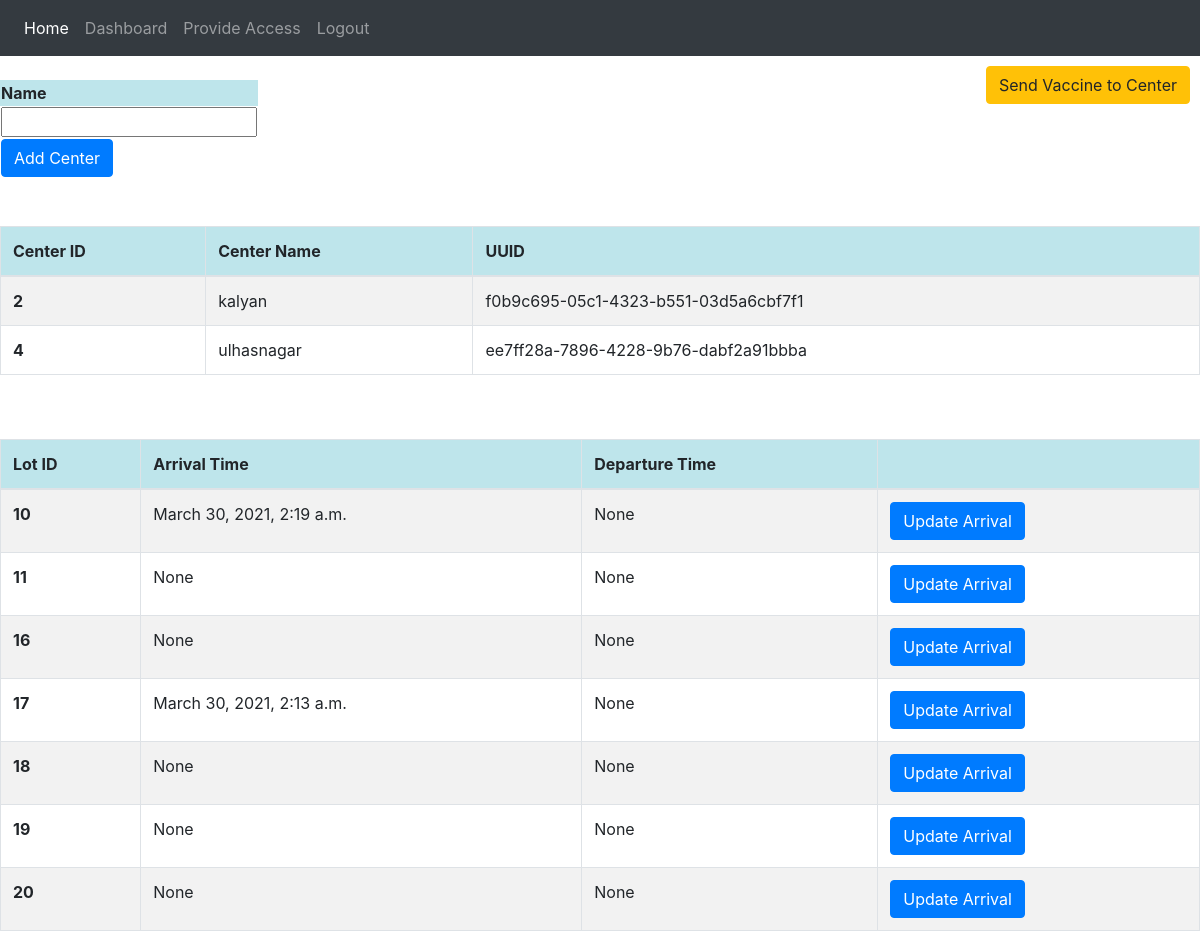
The page /dashboard/district/thane/ (signed in) on the database as committed earlier.
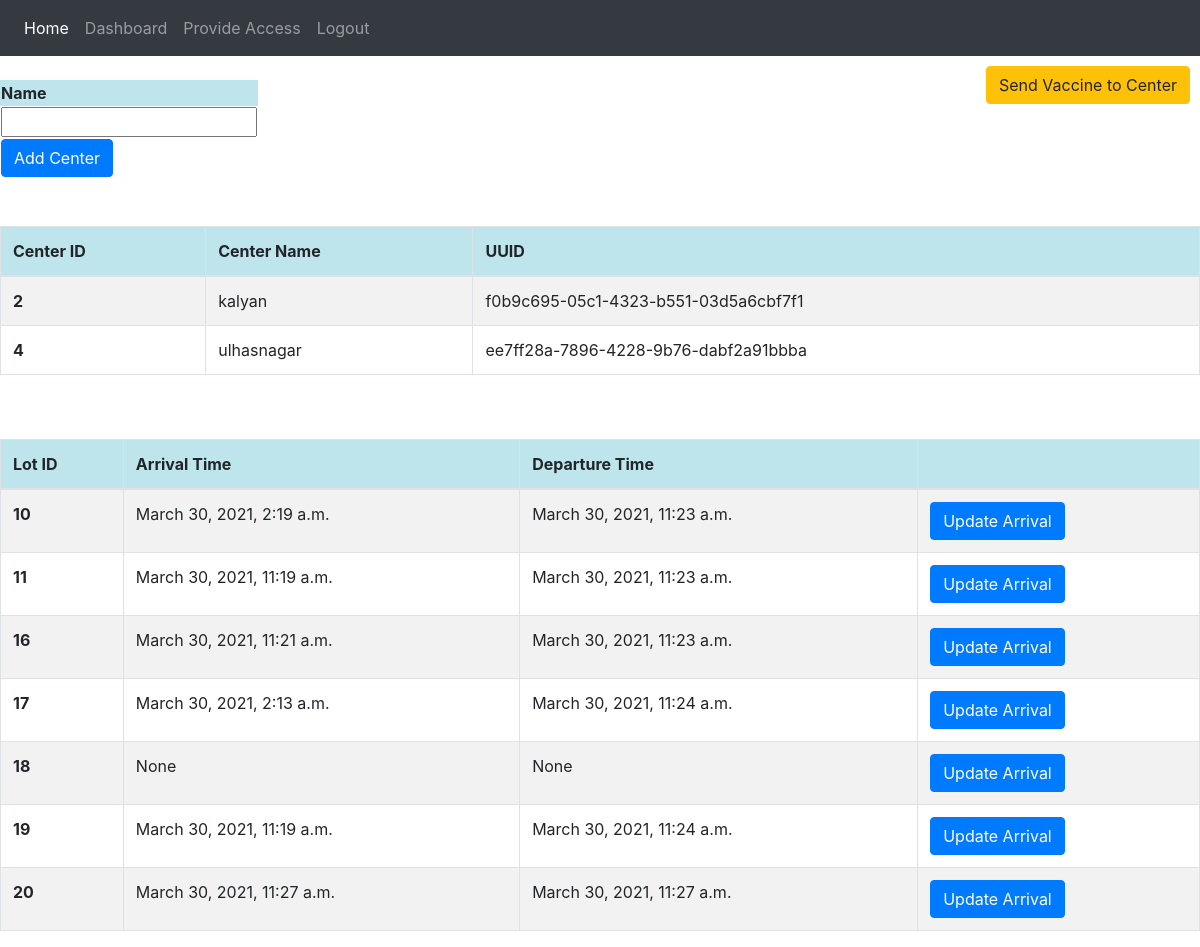
The same page on the database as committed later.
### vaccine_app/models.py (models this page shows, shortened)
class DistrictVaccineData(models.Model):
    district = models.ForeignKey(District,on_delete=models.CASCADE,related_name="districtVaccine")
    lot = models.OneToOneField(VaccineLot, on_delete=models.CASCADE,related_name="districtVaccine")
    arrivalTimestamp = models.DateTimeField(blank = True, null=True, default=None)
    departureTimestamp = models.DateTimeField(blank = True, null=True, default=None)

class VaccineLot(models.Model):
    lotId = models.AutoField(primary_key=True)
    status=models.CharField(max_length = 20, choices = lot_status, default = 'produced')
    productionTimestamp = models.DateTimeField(auto_now_add=True)
    departureTimestamp = models.DateTimeField(blank = True, null=True, default=None)

### vaccine_app/views.py (the view, shortened to what this page needs)
# urls.py: path('dashboard/district/<name>/',views.district_dash,name='district_dash'),
@login_required
def district_dash(request,name):
    if name=="":
        return redirect('dashboard')
    if verify(request,"district",name):
        district_obj=District.objects.get(name=name)
        centers = Center.objects.filter(district=district_obj)
        vaccine_lots = DistrictVaccineData.objects.filter(district = district_obj)
        error=[]
        return render(request,'district_dash.html',{'centers':centers, 'error':error, 'vaccine_lots':vaccine_lots,'name':name})
    else:
        return redirect('dashboard')

### vaccine_app/views.py (called while the page is built, shortened)
def verify(request,district_or_center,name):
    if district_or_center=="district":
        user=request.user
        if District.objects.filter(name=name).exists():
            district_obj=District.objects.get(name=name)
            if AccessControlListDistrict.objects.filter(person=user,district=district_obj).exists() and user.is_districtadmin:
                return True
            else:
                print("access is not there for user "+user.email)
                return False
        else:
            print("District name is invalid")
            return False
    else:
        print("Invalid district_or_center value")
        return False

### templates/district_dash.html (shortened to what this page needs)
{% extends 'base.html' %}
    {% block content %}
        <a href="/district/{{name}}/send_to_center" style="float: right; margin:10px;"><button Type="button" class="btn btn-warning">Send Vaccine to Center</button></a>
        <form method="POST">
            <table>
                <tr class="table-info">
                    <th>Name</th>
                </tr>
                <tr>
                    <td><input type="text" id="name" name="name" required /></td>
                    <br>
                </tr>
                <tr>
                  <td><button class="btn btn-primary" type="submit" id="add" value="Add center">Add Center</button></td>
                </tr>
            </table>
        </form>
        <br><br>
        <table class="table table-striped table-bordered" >
            <thead>
              <tr class="table-info">
                <th scope="col">Center ID</th>
                <th scope="col">Center Name</th>
                <th scope="col">UUID</th>
              </tr>
            </thead>
            <tbody>
            {% for center in centers %}
              <tr>
                <th scope="row">{{center.centerPrimaryKey}}</th>
                <td>{{center.name}}</td>
                <td>{{center.centerId.urn|slice:"9:"}}</td>
              </tr>
            {% endfor %}
            </tbody>
          </table>
          <br><br>
          <table class="table table-striped table-bordered">
            <thead>
              <tr class="table-info">
                <th scope="col">Lot ID</th>
                <th scope="col">Arrival Time</th>
                <th scope="col">Departure Time</th>
                <th scope="col"></th>
              </tr>
            </thead>
            <tbody>
            {% for lot in vaccine_lots %}
              <tr>
                <th scope="row">{{ lot.lot.lotId }}</th>
                {% if lot.arrivalTimeStamp != "" %}
                  <td>{{lot.arrivalTimestamp}}</td>
                {% else %}
                  <td>Not arrived yet</td>
                {% endif %}
                <td>{{lot.departureTimestamp}}</td>
                {% if lot.arrivalTimeStamp == 'None' %}
                  <td>Updated Arrival Time</td>
                {% else %}
                  <td><a href="/district/{{name}}/updateArrivalTimeDistrict/{{ lot.lot.lotId }}"><button type="button" class="btn btn-primary">Update Arrival</button></a>
                {% endif %}
              </tr>
            {% endfor %}
            </tbody>
          </table>
    {% endblock content %}

Rows that differ between the two databases and show on the page:
changed DistrictVaccineData "March 30, 2021, 2:19 a.m.": departureTimestamp "None" → "March 30, 2021, 11:23 a.m."
changed DistrictVaccineData (number 2 of 7 on the later page): arrivalTimestamp "None" → "March 30, 2021, 11:19 a.m."; departureTimestamp "None" → "March 30, 2021, 11:23 a.m."
changed DistrictVaccineData: arrivalTimestamp "None" → "March 30, 2021, 11:21 a.m."; departureTimestamp "None" → "March 30, 2021, 11:23 a.m."
changed DistrictVaccineData "March 30, 2021, 2:13 a.m.": departureTimestamp "None" → "March 30, 2021, 11:24 a.m."
changed DistrictVaccineData (number 6 of 7 on the later page): arrivalTimestamp "None" → "March 30, 2021, 11:19 a.m."; departureTimestamp "None" → "March 30, 2021, 11:24 a.m."
changed DistrictVaccineData: arrivalTimestamp "None" → "March 30, 2021, 11:27 a.m."; departureTimestamp "None" → "March 30, 2021, 11:27 a.m."
